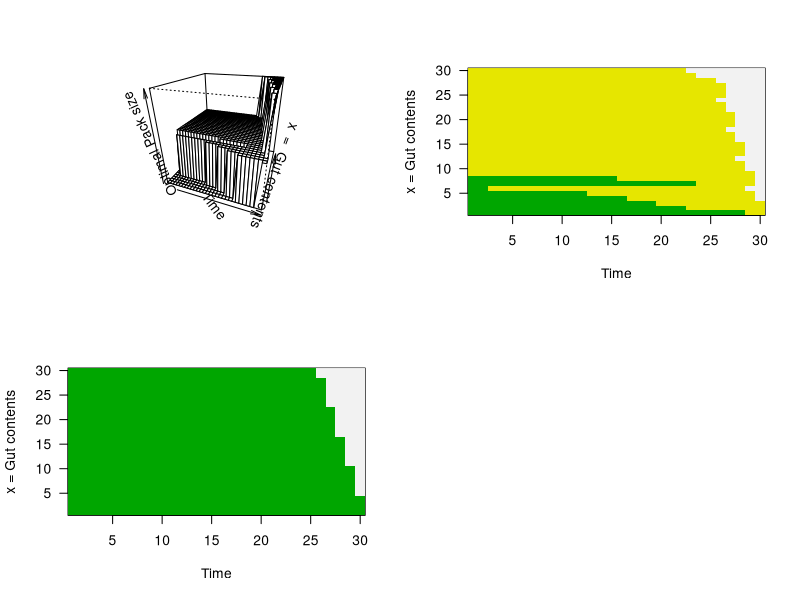

Here is the R script that generated this plot:
#################################################################
#### Scénario 3 : cas de choix équivalent, exemple des lions ####
#################################################################

rm(list = ls()) # Remove all objects from memory
# Function to calculate fitness when organism is in state X
FITNESS <- function(X, Xcritical, Xmax, Xinc, Cost, Benefit,Pbenefit, F.vectors){
  # Note that the state value X is passed
  # Note also that in this function Benefit and Pbenefit are vectors
  # Iterate over the four kill values (0,1,2,3)
  Max.Index <- 1+(Xmax-Xcritical)/Xinc # Get maximum index value
  W <- 0 # Set Fitness to zero
  Xstore <- X # Set X to Xstore to preserve value through loop
  for (I.Kill in 1:4){ # Begin loop
    
    X <- Xstore-Cost+Benefit[I.Kill] # Calculate new state value
    X <- min(X, Xmax) # If X greater than Xmax then X must be set to Xmax
    X <- max(X, Xcritical) # If X less than or equal to Xcritical then set to Xcritical
    Index <- 1+(X-Xcritical)/Xinc # Convert to Index value
    # Index value probably not an integer
    # So consider two integer values on either size of X
    Index.lower <- floor(Index) # Choose lower integer
    Index.upper <- Index.lower + 1 # Upper integer
    # Must stop index exceeding Max.Index. Note that QX=0 in this case
    Index.upper <- min(Index.upper, Max.Index)
    Qx <- X - floor(X) # qx for linear interpolation
    W <- W + Pbenefit[I.Kill]*(Qx*F.vectors[Index.upper,2]+(1-Qx)*F.vectors[Index.lower,2])
  } # End of I.Kill loop
  
  return(W) # Return Fitness
} # End of function

# . . . . . . . . . . . . . . . . . . . . . . . . . . . . . . . . . . . . . . . . . . . . . . . . . . . . . . . . . . . . . . . . . . . . . . . . .
# Function to iterate over patches i.e. over PACKS
OVER.PATCHES <- function(X, F.vectors, Xcritical,Xmax, Xinc, Npatch, Cost, Benefit, Pbenefit) {
  RHS <- matrix(0,Npatch,1) # Set matrix for Right Hand Side of equation
  
  for (i in 1:Npatch) { # Cycle over patches = pack sizes
    # Call Fitness function. Pass Benefit and Pbenefit as vectors
    RHS[i] <- FITNESS(X, Xcritical, Xmax, Xinc, Cost, Benefit[i,],Pbenefit[i,], F.vectors)
  } # End of i loop
  
  Best <- order(RHS, na.last = TRUE, decreasing = TRUE) # Now find optimal patch Best row is in Best[1]
  Index <- 1+(X-Xcritical)/Xinc # Get Index value
  F.vectors[Index,1] <- RHS[Best[1]] # Get best W = F(x,t,T)
  Best.Patch <- Best[1] # Get best patch ( = pack). Remember to convert from index value
  Temp <- c(F.vectors[Index,1], Best.Patch)  # Concatenate F(x,t) and the optimal patch (= pack) number
  Temp <- rbind(F.vectors, Temp) # Add Temp to bottom of F.vectors and rename to Temp
  
  # Create 1x2 vector to hold decision on more than one choice
  # We only need one cell but it is convenient to use 2 for concatenation onto Temp, as indicated below
  # Set Choice to zero
  Choice <- c(0,0)
  if(RHS[Best[1]]==RHS[Best[2]]){
    Choice <- c(1,1) # Equal fitnesses
  }
  
  Temp <- rbind(Temp,Choice) # Bind to bottom of matrix
  return (Temp)
} # End of function

# . . . . . . . . . . . . . . . . . . . . . . . . . . . . . . . . . . . . . . . . . . . . . . . . . . . . . . . . . . . . . . . . . . . . . . . . .
# Function to iterate over states of X
OVER.STATES <- function(F.vectors, Xcritical, Xmax, Xinc, Npatch,Cost, Benefit, Pbenefit, Max.Index) {
  Store <- matrix(0,Max.Index,3) # Create matrix for output
  for (Index in 2:Max.Index) { # Iterate over states of X
    # For given X call Over.Patches to determine F(x,t) and best patch
    X <- (Index-1)*Xinc+Xcritical
    Temp <- OVER.PATCHES(X, F.vectors, Xcritical, Xmax, Xinc, Npatch, Cost, Benefit, Pbenefit)
    # Extract components. Penultimate row is F(x,t,T) and best patch
    n <- nrow(Temp)- 2
    F.vectors <- Temp[1:n,]
    Store[Index,1:2] <- Temp[n+1,] # Save F(x,t,T) and best patch
    Store[Index,3] <- Temp[n+2,1] # Save Flag for several choices
  } # End of X loop
  
  # Add Store values to end of F.vectors for pass back to main program
  Temp <- cbind(F.vectors, Store) # Combined by columns
  return(Temp) # Return F.vectors and Store
} # End of function

# . . . . . . . . . . . . . . . . . . . . . . . . . . . . . . . . . . . . . . . . . . . . . . . . . . . . . . . . . . . . . . . . . . . . . . . . .
# MAIN PROGRAM
# Initialize parameters
Xmax <- 30 # Maximum value of X = gut capacity
Xcritical <- 0 # Value of X at which death occurs
Xinc <- 1 # Increment in state variable
Max.Index <- 1+(Xmax-Xcritical)/Xinc # Maximum index value
Cost <- 6
# Cost = Daily food requirement
Npatch <- 4 # Number of patches = packs

# Calculate benefit as a function of pack size (rows)
# and number of kills (columns)
Benefit <- matrix(0,4,4) # Rows = pack size, Columns = number of kills + 1
Pbenefit <- matrix(0,4,4) # Rows = pack size, Columns = number of kills + 1
Pi <- c(0.15, 0.31, 0.33, 0.33) # Probability of single kill for pack size
Y <- 11.25 # Size of single prey
k <- c(0,1,2,3) # Number of kills

for (PackSize in 1:4){ # Iterate over pack sizes
  Pbenefit[PackSize,] <- dbinom(x = k, size = 3, prob = Pi[PackSize]) # Calculate binomial probabilities using function dbinom
  Benefit[PackSize,2:4] <- Y*k[2:4]/PackSize # Calculate benefits = amount per individual
}

Horizon <- 31 # Number of time steps
# Set up matrix for fitnesses
# Column 1 is F(x, t). Column 2 is F(x, t+1)
F.vectors <- matrix(0, Max.Index,2)
F.vectors[2:Max.Index,2] <- 1 # Cell 1,2 = 0 = Dead
# Create matrices for output
FxtT <- matrix(0,Horizon,Max.Index) # F(x,t,T)
Best.Patch <- matrix(0,Horizon,Max.Index) # Best patch number
CHOICES <- matrix(0,Horizon,Max.Index) # Matrix for flag indicating multiple equivalent choices. 0 = only one choice, 1 = more than one choice

# Start iterations
Time <- Horizon # Initialize Time

while (Time > 1) {
  Time <- Time - 1 # Decrement Time by 1 unit
  # Call OVER.STATES to get best values for this time step
  Temp <- OVER.STATES(F.vectors, Xcritical, Xmax, Xinc,Npatch, Cost, Benefit, Pbenefit, Max.Index)
  # Extract F.vectors
  TempF <- Temp[,1:2]
  # Update F1
  for (J in 2:Max.Index) { 
    F.vectors[J,2] <- TempF[J,1]
  }
  # Store results
  Best.Patch[Time,] <- Temp[,4]
  FxtT[Time,] <- Temp[,3]
  CHOICES[Time,] <- Temp[,5]
} # End of Time loop


# Output information. For display add states to last row of matrices
# Note that state variable conversion from index value
Index <- seq(from = 1, to = Max.Index)
Best.Patch[Horizon,] <- (Index-1)*Xinc+Xcritical
FxtT[Horizon,] <- (Index-1)*Xinc+Xcritical
Best.Patch[,1:Max.Index] # Print Decision matrix
signif(FxtT[,1:Max.Index],3) # Print Fxt of Decision matrix : 3 sig places
CHOICES[,1:Max.Index] # Print matrix indicating choice flag

# Plot data
y <- Best.Patch[Horizon,2:Max.Index]
x <- seq(from = 1, to = Horizon-1)
par(mfrow = c(2,2))
persp(x, y, Best.Patch[1:30,2:Max.Index], xlab = "Time",ylab = "x  =  Gut contents", zlab =  "Optimal Pack size", theta = 20, ph = 25, lwd = 1) # 3D plot
image(x, y, Best.Patch[1:30,2:Max.Index], col = terrain.colors(50), xlab = "Time", ylab = "x = Gut contents", las = 1) # Colored grid
image(x, y, CHOICES[1:30,2:Max.Index], col = terrain.colors(50), xlab = "Time", ylab = "x = Gut contents", las = 1) # Colored grid


